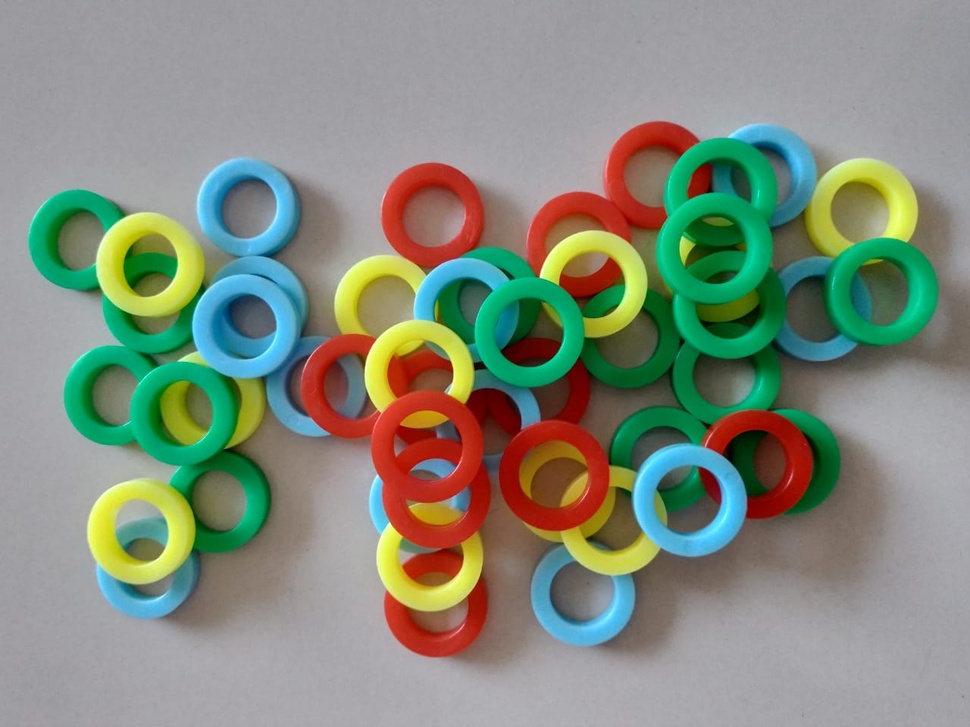
#> input picture tarefa-6/img/8.jpg, 970 x 727 px, shrunk from 1280 x 960 before the run
$ python circle8.py
#> lines starting #> are read from the running program, lines starting #| are printed output that depends on the picture; after the words box and inside, x2 and y2 are one past the last pixel; in counts of white or black regions, pixels touching at a corner belong together
import cv2 as cv
import numpy as np
from matplotlib import pyplot as plt

vermelho = [43, 53, 194]#2#5
amarelo = [46, 224, 213]#32#66
verde = [115, 174, 3]##160
azul = [210, 179, 82]#96#193

vermelhoo = cv.cvtColor((np.uint8([[vermelho]])), cv.COLOR_BGR2HSV)
amareloo = cv.cvtColor((np.uint8([[amarelo]])), cv.COLOR_BGR2HSV)
verdee = cv.cvtColor((np.uint8([[verde]])), cv.COLOR_BGR2HSV)
azull = cv.cvtColor((np.uint8([[azul]])), cv.COLOR_BGR2HSV)

# [4 lines of commented-out code are left out]


vm = vermelhoo[0][0][0]
am = amareloo[0][0][0]
vd = verdee[0][0][0]
az = azull[0][0][0]

# print(vm, am, vd, az)

filepath = "../img/8.jpg"
img = cv.imread(filepath)
#> img is the input picture: shape (727, 970, 3); mean B, G, R 124.8, 139.6, 131.4
mask = np.ones((img.shape[0], img.shape[1]))

def choosecolor (valorhsv):
    #sobre 2 menos 1

    h = int(valorhsv[0])

    dist = [0,0,0,0]

    # print("aaaa")
    # print('this is our h: ' + str(h))

    dist[0] = np.uint8(abs(int(h) - int(vm)))
    dist[1] = np.uint8(abs(int(h) - int(am)))
    dist[2] = np.uint8(abs(int(h) - int(vd)))
    dist[3] = np.uint8(abs(int(h) - int(az)))

    # print("bbbb")

    a = min(dist)
    # print(dist)

    # print(dist)

    # print("current color (" + str(valorhsv[0]) + ", " + str(valorhsv[1]) + ", " + str(valorhsv[2]) + ") is closer to the color of index " + str(dist.index(a)) + " (" + str(a) + " units away)")

    return dist.index(a)


def getcolor (img, c1):

    # for c in circulos[0, :]:

    c = (int(c1[0]),int(c1[1]),int(c1[2]))

    r = int(c[2])
    hues = [0,0,0,0]
    # print(img.shape)

    for i in range(-1*r, r):
        for j in range(-1*r, r):
            if (c[0] + i < 0 or c[0] + i >= img.shape[1] or c[1] + j < 0 or c[1] + j >= img.shape[0]):
                continue
            dist = np.sqrt((i)**2 + (j)**2)
            # print("cheguei aqui 3 e a dist eh igual a " + str(dist))
            if int(dist) <= r and int(dist) >= r*2/3 : # ta dentro da area

                # print('estou no pixel ('+ str(c[1]+j) +', ' + str(c[0]+i) + ')')
                # hues[choosecolor(img[c[0] + i][c[1] + j])]+=1
                # print('cor: ' + str(img[c[1] + j][c[0] + i]))
                a = np.uint8([[img[c[1] + j][c[0] + i]]])
                a = cv.cvtColor(a, cv.COLOR_BGR2HSV)
                # print(a)
                # img[c[1] + j][c[0] + i] = [0, 0, 0]
                if (a[0][0][1] > 15 and mask[c[1] + j][c[0] + i]): # se eh suficientemente longe do gray
                    mask[c[1] + j][c[0] + i] = 0
                #     # print(img[c[0] + i][c[1] + j])
                #     # print(c[0] + i)
                #     # print(c[1] + j)
                    hues[choosecolor(a[0][0])]+=1
                # print()
    # print(hues)
    # print(hues)

    return hues.index(max(hues))


# [4 lines of commented-out code are left out]
imghsv = cv.cvtColor(img, cv.COLOR_RGB2HSV)
#> imghsv: shape (727, 970, 3); mean H, S, V 107.8, 82.6, 156.1
# hue vai nos ajudar mais do que rgb!
imgray = cv.cvtColor(img, cv.COLOR_RGB2GRAY)
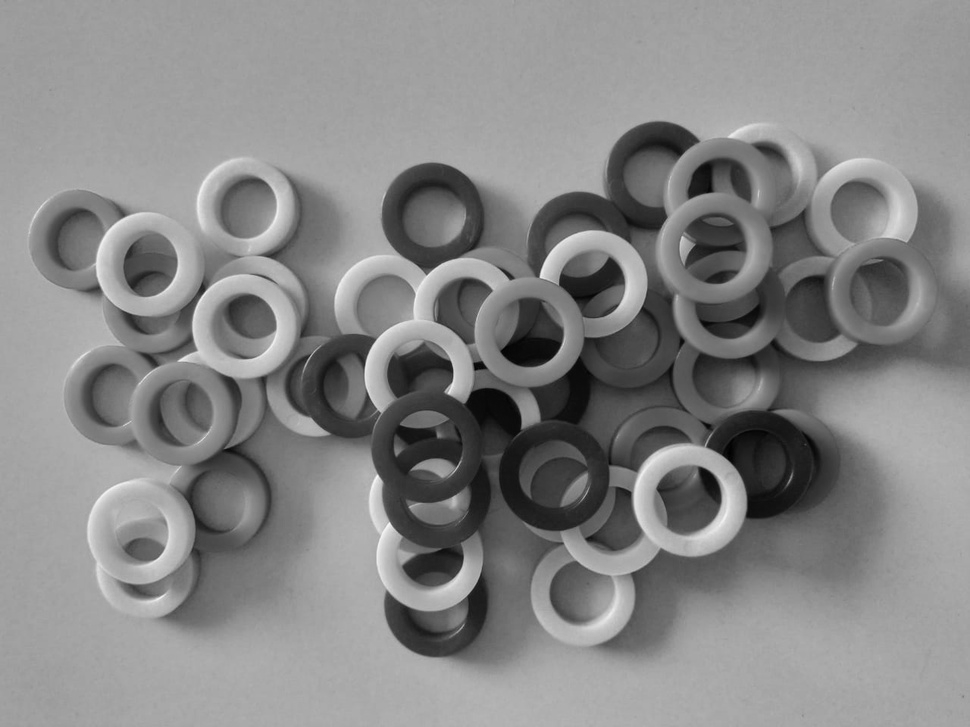
#> imgray: shape (727, 970); min 0, max 251, mean 134.4
imgray = cv.GaussianBlur(imgray, (7, 7), 1.5)

circulos = cv.HoughCircles(imgray, cv.HOUGH_GRADIENT, 1, 30, param1=50, param2=17, minRadius=55, maxRadius=80)
#> circulos = 43 rows, first 8: [613.5, 519.5, 55.5], [553.5, 475.5, 56.1], [689.5, 500.5, 56], [732.5, 200.5, 68.3], [728.5, 299.5, 58.5], [438.5, 492.5, 56.1], [593.5, 285.5, 55.7], [659.5, 176.5, 55.7]

circulos = np.uint16(np.around(circulos))
#> circulos = 43 rows, first 8: [614, 520, 56], [554, 476, 56], [690, 500, 56], [732, 200, 68], [728, 300, 58], [438, 492, 56], [594, 286, 56], [660, 176, 56]
# print(circulos.shape)
# circulosinternos = np.uint16(np.around(circulosinternos))
# print(circulosinternos.shape)

imgfinal = img

# imgfinalinternos = img.copy()

cores = [0,0,0,0]

for i in circulos[0, :]:
    a = getcolor(imgfinal, i)
    cor = (0,0,0)
    # s = "a cor selecionada foi: "
    match a:
        case 0:
            cor = (54, 54, 255)
            cores[0]+=1
        case 1:
            cor = (50, 255, 255)
            cores[1]+=1
            # print(s + "amarelo")
        case 2:
            cor = (81, 255, 54)
            cores[2]+=1
            # print(s + "verde")
        case 3:
            cor = (255, 108, 54)
            cores[3]+=1
            # print(s + "azul")

    cv.circle(imgfinal, (i[0], i[1]), i[2], cor, 1)

    cv.circle(imgfinal, (i[0], i[1]), int(np.around(2*i[2]/3)), cor, 1)

    cv.circle(imgfinal, (i[0],i[1]), 2, cor, 3)
#> this loop made 43 passes
#> i on passes 2 to 13: [554, 476, 56], [690, 500, 56], [732, 200, 68], [728, 300, 58], [438, 492, 56], [594, 286, 56], [660, 176, 56], [426, 446, 57], [528, 330, 57], [236, 324, 58], [666, 474, 66], [426, 384, 61]
#> (c in getcolor, r in getcolor, a) on pass 1: ((614, 520, 56), 56, 10)
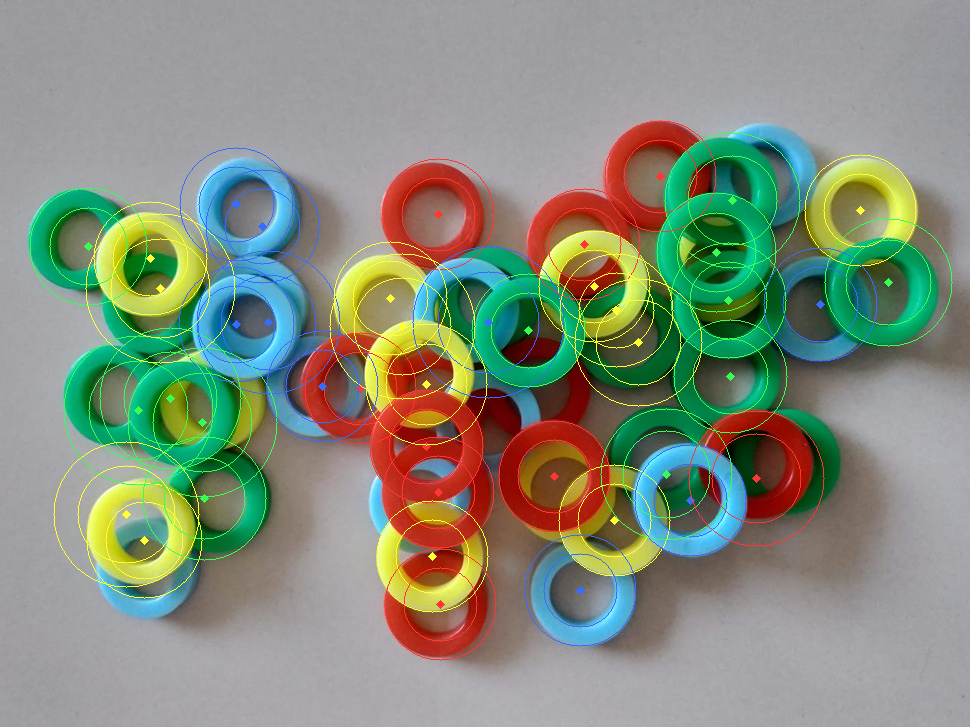
#> imgfinal: shape (727, 970, 3); 3.64% of pixels changed, all inside (x1, y1, x2, y2) = (29, 120, 953, 661)


# for i in circulosinternos[0, :]:
#     cv.circle(imgfinalinternos, (i[0], i[1]), i[2], (0, 255, 0), 1)

#     cv.circle(imgfinalinternos, (i[0],i[1]), 2, (0, 0, 255), 3)

print('-------------CORES-------------')
print('vermelho: ' + str(cores[0]))
print('amarelo: ' + str(cores[1]))
print('verde: ' + str(cores[2]))
print('azul: ' + str(cores[3]))
print('-------------------------------')
print('total: ' + str(cores[0] + cores[1] + cores[2] + cores[3]));
# print(cores)

# imgfinal = cv.cvtColor(imgfinal, cv.COLOR_BGR2RGB)
plt.imshow(imgfinal)
cv.imwrite('../results/8-result.png', imgfinal)
